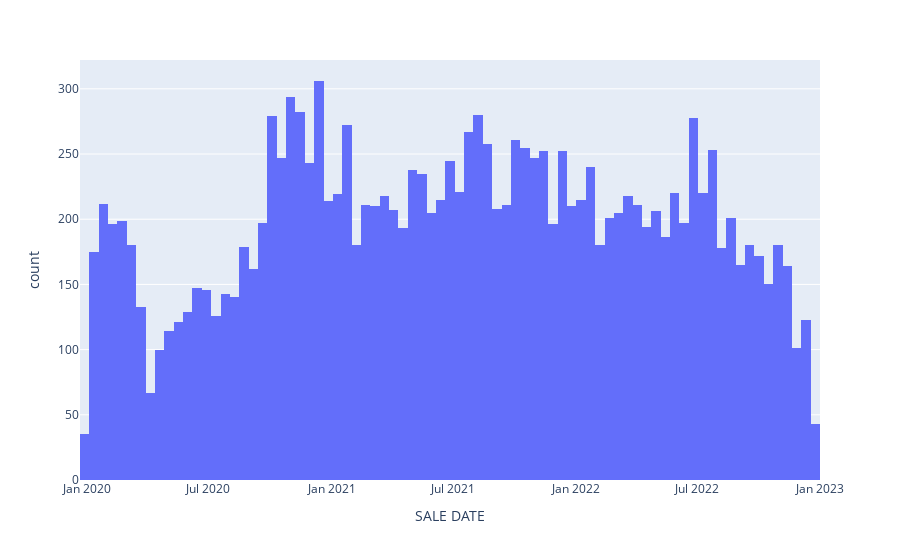

Notebook code for this chart:
### Markdown cell above
Q2.3: When were sales taken place?

### Code cell
#shows sale date vs amount
fig = px.histogram(all_data, x = 'SALE DATE')
fig.show()

### Figure 1 — Plotly figure (JSON) as saved in the notebook; plotly's stock layout.template omitted (floating-point values rounded to 4 significant figures; data arrays with more than 128 entries replaced by an {"elided": "..."} marker saying what was removed)
{"data": [{"alignmentgroup": "True", "bingroup": "x", "hovertemplate": "SALE DATE=%{x}<br>count=%{y}<extra></extra>", "legendgroup": "", "marker": {"color": "#636efa", "pattern": {"shape": ""}}, "name": "", "offsetgroup": "", "orientation": "v", "showlegend": false, "type": "histogram", "x": {"elided": "15613 str values"}, "xaxis": "x", "yaxis": "y"}], "layout": {"barmode": "relative", "legend": {"tracegroupgap": 0}, "margin": {"t": 60}, "xaxis": {"anchor": "y", "domain": [0, 1], "title": {"text": "SALE DATE"}}, "yaxis": {"anchor": "x", "domain": [0, 1], "title": {"text": "count"}}}}
